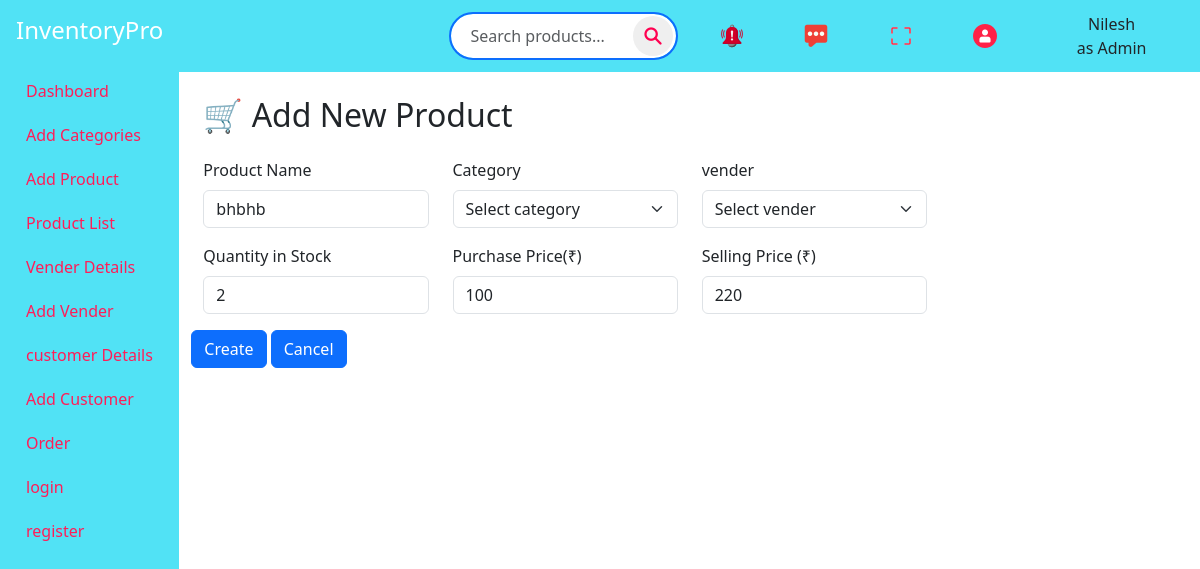
Page /update_product/11/ on the committed database.
### myinventory/models.py (models this page shows, shortened)
class product(models.Model):
    Product_name=models.CharField(max_length=20)
    Category=models.CharField(max_length=20)
    Vender=models.CharField(max_length=12)
    Quantity=models.IntegerField()
    Purchase_price=models.IntegerField()
    Selling_price=models.IntegerField()

### myinventory/views.py (the view, shortened to what this page needs)
def update_product(request,pk):
    Product=get_object_or_404(product,pk=pk)
    all_category = Categories.objects.all()
    all_vender = vender.objects.values('vender_name')
    return render(request,'upadate_product.html',{'prod':Product, 'category':all_category, 'venders':all_vender })

### myinventory/templates/upadate_product.html (shortened to what this page needs)
<!DOCTYPE html>
<html lang="en">
{%load static%}
<head>
  <link href="https://cdn.jsdelivr.net/npm/bootstrap@5.3.0/dist/css/bootstrap.min.css" rel="stylesheet" />
  <link rel="stylesheet" href="{% static 'css/add_products.css'%}" />
</head>
<body>
 <div class="sidebar p-3">
    <h4 class="mb-4">InventoryPro</h4>
    <a href="{% url 'home'%}">Dashboard</a>
    <a href="{% url 'add_categories'%}">Add Categories</a>
    <a href="{% url 'add_products'%}">Add Product</a>
    <a href="{% url 'product_list'%}">Product List</a>
    <a href="{% url 'vender_detail'%}">Vender Details</a>
    <a href="{% url 'add_vender'%}">Add Vender</a>
    <a href="{% url 'customer_detail'%}">customer Details</a>
    <a href="{% url 'add_customer'%}">Add Customer</a>
    <a href="{% url 'order'%}">Order</a>
    <a href="{% url 'login'%}">login</a>
    <a href="{% url 'register'%}">register</a>
  </div>
  <div class="container-fluid  ">
    <div class="row justify-content-start text-center head">
      <div class="col-md-3  ">
        <div class="search-bar">
          <input type="text" class="form-control" placeholder="Search products...">
           <button><img src="{% static 'icons/search.png'%}"></button>
        </div>
      </div>
      <div class="col-md-4 p-0 icons  ">
        <img src="{% static 'icons/alarm.png'%}">
        <img src="{% static 'icons/chat-box.png'%}">
        <img src="{% static 'icons/fullscreen.png'%}">
        <img src="{% static 'icons/user.png'%}">
      </div>
      <div class="col-md-2 p-0 icons  ">
        <div class="user">
          <span>Nilesh</span>
          <span>as Admin</span>
        </div>
      </div>
    </div>
    <div class="container mt-4">
      <h2 class="mb-4">🛒 Add New Product</h2>
       <form method="POST"  >
        <div class="row mb-3">
          <div class="col-md-3">
            <label for="productName" class="form-label">Product Name</label>
            <input type="text" class="form-control" name="productName" value="{{prod.Product_name|default:''}}"  placeholder="Enter product name" required>
          </div>
          <div class="col-md-3">
            <label for="category" class="form-label">Category</label>
            <select class="form-select " name="category" required>
              <option >Select category</option>
            </select>
          </div>
              <div class="col-md-3">
            <label for="category" class="form-label">vender</label>
            <select  size="1" class="form-select" name="vender" required>
              <option selected disabled>Select vender</option>
            </select>
          </div>
        </div>
        <div class="row mb-3">
          <div class="col-md-3">
            <label for="quantity" class="form-label">Quantity in Stock</label>
            <input type="number" class="form-control" name="quantity" value="{{prod.Quantity|default:''}}" placeholder="0" min="1">
          </div>
          <div class="col-md-3">
            <label for="buy" class="form-label">Purchase Price(₹)</label>
            <input type="number" class="form-control" name="purchase_price"  value="{{prod.Purchase_price|default:''}}" placeholder="0.00" min="0" step="0.01">
          </div>
          <div class="col-md-3">
            <label for="sell" class="form-label">Selling Price (₹)</label>
            <input type="number" class="form-control" name="selling_price"  value="{{prod.Selling_price|default:''}}" placeholder="0.00" min="0" step="0.01">
          </div>
        </div>
    </div>
    <button type="submit" class="btn btn-primary">{% if pr %} update {% else %} Create {% endif %}</button>
    <button type="reset" class="btn btn-primary">Cancel</button>
  </div>
</body>
</html>

### myinventory/static/css/add_products.css (style rules this page uses)
body { min-height: 100vh; display: flex; }
.sidebar { width: 200px; background-color: #51e2f5; color: white; min-height: 100vh; }
.sidebar a { color: #ff1d58; display: flex; padding: 10px; text-decoration: none; }
.head { display: flex; justify-content:center; align-items: center; background-color:#51e2f5; padding: 4px; }
.icons { display: flex; justify-content:space-around; }
.user { display: flex; flex-direction: column; }
.search-bar { position: relative; max-width: 500px; margin: 8px auto; }
.search-bar input { border-radius: 50px; border: 2px solid #0d6efd; padding: 10px 50px 10px 20px; width: 100%; outline: none; }
.search-bar button { position: absolute; right: 5px; top: 50%; transform: translateY(-50%); border-radius: 50%; border: none; width: 40px; height: 40px; display: flex; justify-content: center; align-items: center; }

### rows in the picture
product: productName "bhbhb", quantity "2", purchase_price "100", selling_price "220"
